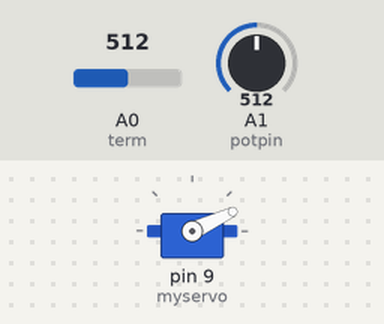
Recording of a sketch running on a simulated Arduino Uno, built with avr-gcc and run on an emulated ATmega328P. Parts: servo. The test bench sets the inputs (shaded band); at power-on: A0 (term) = 512, A1 (potpin) = 512. What the sketch prints to the serial monitor is not drawn.

Above: at 1.8 s.
1.9 s: A0 (term) set to 532
3.4 s: A0 (term) set to 561
At 4.6 s:
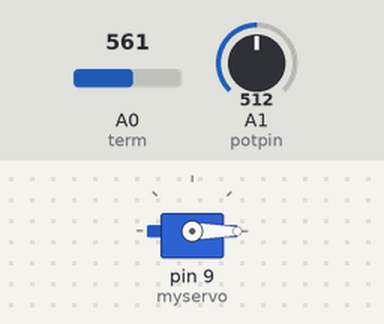
5.5 s: A0 (term) set to 511
At 7.2 s:
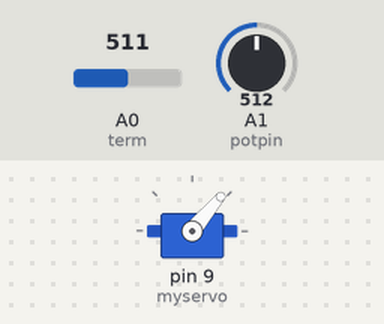
7.5 s: A0 (term) set to 470
9.2 s: A0 (term) set to 448
At 10.7 s:
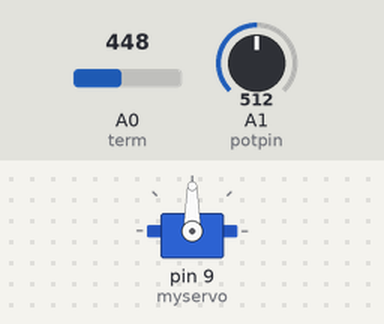
11.5 s: A0 (term) set to 716
At 12.4 s:
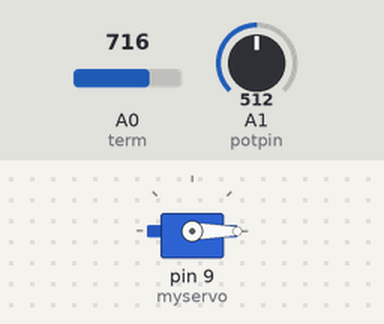
Timing chart, 0 to 14.5 s (numbered marks = the images above; inputs shaded):
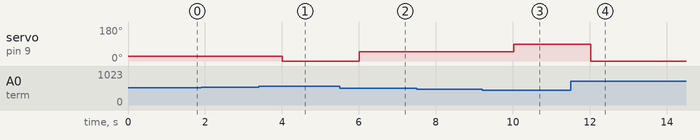

The sketch:

TermoActuador.ino
```cpp
/*
Prototipo de dispositivo que controla la posicion de un deflector con un servo,
segun la temperatura sensada por un termistor.
se agrego un potenciometro para simular el estado de carga de la bateria.
*/

#include <Servo.h> //inxcluimos la libreria servo

Servo myservo;  // crear el objeto servo

const float BETA = 3950; // coeficiente del termistor
int term = 0;  // pin analogico donde se conecta el termistor
int val;    // variable para escribir la salida al servo
int potpin = 1;  // pin analogico para conectar el potenciometro simulador de bateria
int simbate;    // variable para escribir la simulacion de bateria desde el potenciometro

void setup() {
  myservo.attach(9);  // salida al servo en el pin 9
  Serial.begin(9600); // incia la comunicacion serial
}

void loop() {

  int analogValue = analogRead(term);  //leer el pin del termistor
  float celsius = 1 / (log(1 / (1023. / analogValue - 1)) / BETA + 1.0 / 298.15) - 273.15; //calcula temperatura en celsius

if (celsius > 30.0) {
    myservo.write(90); // Posiciona el servo en 90° si la temperatura supera los 30°C.
    val=90;
  } else if (celsius > 25.0) {
    myservo.write(50); // Posiciona el servo en 50° si la temperatura supera los 25°C.
    val=50;
  } else if (celsius > 22.0) {
    myservo.write(25); // Posiciona el servo en 25° si la temperatura supera los 22°C.
    val=25;
  } else {
    myservo.write(0); // Mantén el servo en 0° en otros casos.
    val=0;
  }

  myservo.write(val);   // posiciona el servo segun la variable

  simbate = analogRead(potpin); // lee el pin del potensiometro
  simbate = map(simbate, 0, 1023, 0, 100); // traduce la lactura del potenciometro a porcentaje

// presentacion de resultados por interface serial
  Serial.print("Temperatura: ");
  Serial.print(celsius);
  Serial.println(" ℃");
  Serial.print("Posicion deflector: ");
  Serial.print(val);
  Serial.println("°");
  Serial.print("Bateria: ");
  Serial.print(simbate);
  Serial.println(" %");

  delay(1000); // retraso del loop
}
```

Measured:
- the behaviour switches between 545 and 546 on A0 (term) (found by bisection; images 0 and 1)
- the behaviour switches between 456 and 455 on A0 (term) (found by bisection; images 2 and 3)
- after the input at 1.9 s, every drawn part: stays the same
- after the input at 3.4 s, servo on pin 9 (myservo): 25° → 0° after 0.61 s
- after the input at 5.5 s, servo on pin 9 (myservo): 0° → 50° after 0.51 s
- after the input at 7.5 s, every drawn part: stays the same
- after the input at 9.2 s, servo on pin 9 (myservo): 50° → 90° after 0.82 s
- after the input at 11.5 s, servo on pin 9 (myservo): 90° → 0° after 0.52 s
